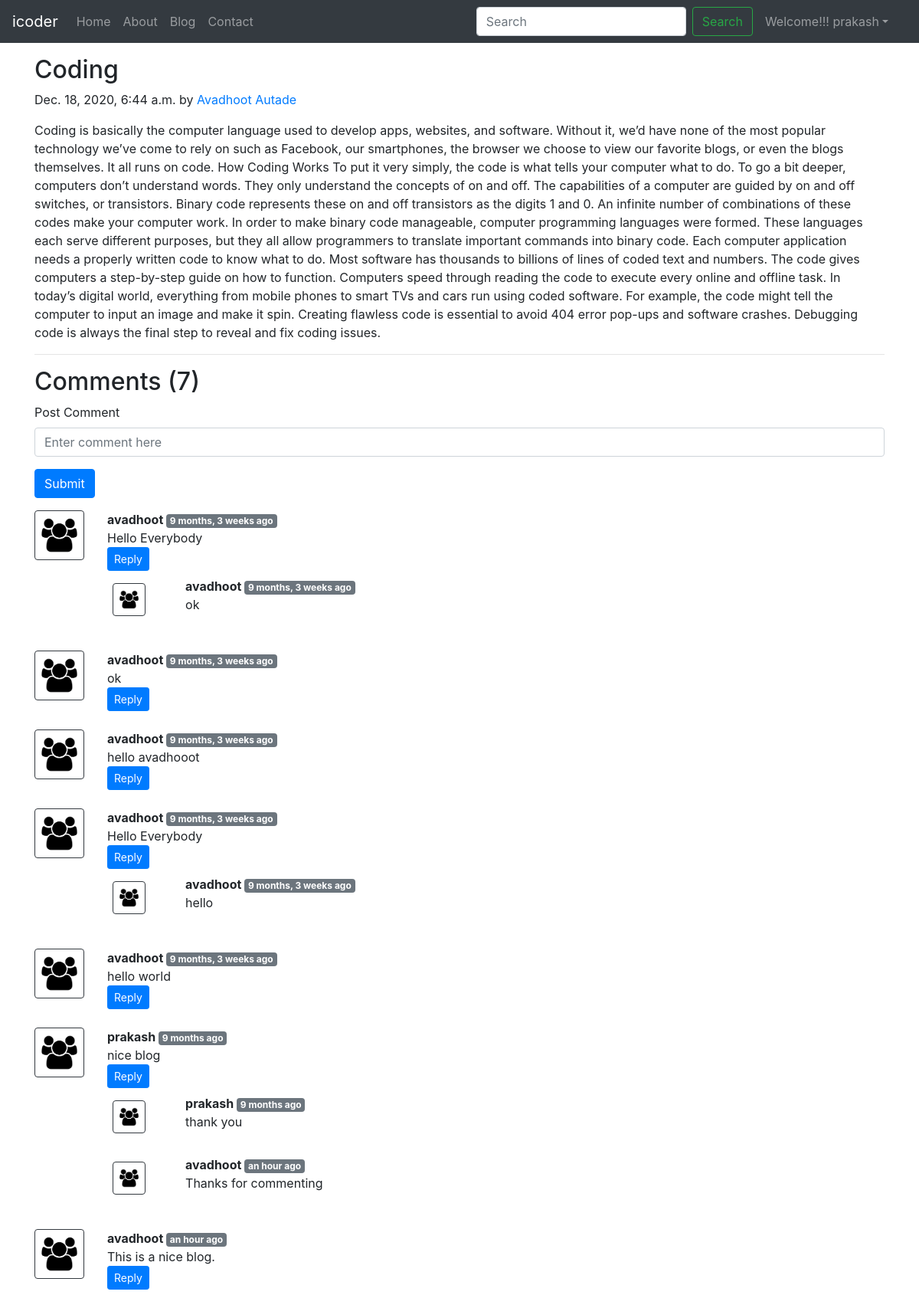
/blog/post-first (signed in), run on the app's committed database.
### blog/models.py (models this page shows, shortened)
class Post(models.Model):
    sno=models.AutoField(primary_key=True)
    title=models.CharField(max_length=255)
    author=models.CharField(max_length=40)
    slug=models.CharField(max_length=130)
    timeStamp=models.DateTimeField(blank=True)
    content=models.TextField()

class BlogComment(models.Model):
    sno=models.AutoField(primary_key=True)
    comment=models.TextField()
    user=models.ForeignKey(User,on_delete=models.CASCADE)
    post=models.ForeignKey(Post,on_delete=models.CASCADE)
    parent=models.ForeignKey('self',on_delete=models.CASCADE, null=True)
    timestamp=models.DateTimeField(default=now)

### blog/views.py (the view)
# urls.py: path('<str:slug>', views.blogPost, name="blogPost"),
def blogPost(request, slug):
    post=Post.objects.filter(slug=slug).first()
    comments= BlogComment.objects.filter(post=post, parent=None)
    replies= BlogComment.objects.filter(post=post).exclude(parent=None)
    replyDict={}
    for reply in replies:
        if reply.parent.sno not in replyDict.keys():
            replyDict[reply.parent.sno]=[reply]
        else:
            replyDict[reply.parent.sno].append(reply)
    context={'post':post, 'comments': comments, 'user': request.user, 'replyDict': replyDict}
    return render(request, "blog/blogPost.html", context)

### blog/templatetags/extras.py (called while the page is built)
@register.filter(name='get_val')
def get_val(dict, key):
    return dict.get(key)

### templates/blog/blogPost.html (shortened to what this page needs)
{% extends 'base.html' %}
{% block body %}
{% load humanize %}
{% load extras %}
<div class="container my-3">
    <h2 class="blog-post-title">{{post.title}}</h2>
    <p class="blog-post-meta">{{post.timeStamp}} by <a href="/about">{{post.author}}</a></p>
    <p>{{post.content|safe}}</p>
    <hr>
</div>
<div class="container">
    <h2> Comments ({{comments.count}}) </h2>
    <div class="my-2">
        {% if user.is_authenticated %}
        <form action="/blog/postComment" method="post">
            <div class="form-group">
                <label for="exampleInputEmail1">Post Comment </label>
                <input type="text" class="form-control" name="comment" placeholder="Enter comment here">
            </div>
            <button type="submit" class="btn btn-primary">Submit</button>
        </form>
        {% else %}
        Please login to post a comment
        {% endif %}
    </div>
    {% for comment in comments %}
    <div class="row my-3">
        <div class="col-md-1  ">
            <img class="rounded mx-auto d-block w-100 border border-dark p-2" src="/static/img/user.png" alt="user">
        </div>
        <div class="col-md-11 ">
            <b> {{comment.user.username}} </b> <span class="badge badge-secondary ">{{comment.timestamp| naturaltime}}</span>
            <div>{{comment.comment}}</div>
            <div class="reply mx-0">
                {% if user.is_authenticated %}
                <button class="btn btn-sm btn-primary" type="button" data-toggle="collapse" data-target="#replyBox{{comment.sno}}" aria-expanded="false" aria-controls="replyBox{{comment.sno}}">
                    Reply
                </button>
                {% else %}
                <button class="btn btn-sm btn-primary" type="button" data-toggle="collapse" data-target="#replyBox{{comment.sno}}" aria-expanded="false" aria-controls="replyBox{{comment.sno}}">
                    Login to reply
                </button>
                {% endif %}
                <div class="replies my-2 ">
                    {% for reply in replyDict|get_val:comment.sno %}
                    <div class="row my-2">
                        <div class="col-md-1 ">
                            <img class="rounded mx-auto d-block w-75 my-2 border border-dark p-2" src="/static/img/user.png" alt="user">
                        </div>
                        <div class="col-md-11">
                            <div class="col-md-11 ">
                                <b> {{reply.user.username}} </b> <span class="badge badge-secondary ">{{reply.timestamp| naturaltime}}</span>
                                <div>{{reply.comment}}</div>
                            </div>
                            <br>
                        </div>
                    </div>
                    {% endfor %}
                </div>
            </div>
        </div>
    </div>
    {% endfor %}
</div>
{% endblock %}

### templates/base.html (shortened to what this page needs)
<!doctype html>
<html lang="en">
  <head>
    <link rel="stylesheet" href="https://cdn.jsdelivr.net/npm/bootstrap@4.5.3/dist/css/bootstrap.min.css">
  </head>
  <body>
    <nav class="navbar navbar-expand-lg navbar-dark bg-dark">
        <a class="navbar-brand" href="/">icoder</a>
        <div class="collapse navbar-collapse" id="navbarSupportedContent">
          <ul class="navbar-nav mr-auto">
            <li class="nav-item {% block homeactive %} {% endblock homeactive %}">
              <a class="nav-link" href="/">Home <span class="sr-only">(current)</span></a>
            </li>
            <li class="nav-item {% block aboutactive %} {% endblock aboutactive %}">
              <a class="nav-link" href="/about">About</a>
            </li>
             <li class="nav-item {% block blogactive %} {% endblock blogactive %}">
              <a class="nav-link" href="/blog">Blog</a>
            </li>
             <li class="nav-item {% block contactactive %} {% endblock contactactive %}">
              <a class="nav-link" href="/contact">Contact</a>
            </li>
          </ul>
          <form method='get' action='/search'class="form-inline my-2 my-lg-0">
            <input class="form-control mr-sm-2" type="search" placeholder="Search" aria-label="Search" name='query' id='query'>
            <button class="btn btn-outline-success my-2 my-sm-0" type="submit">Search</button>
            <div class="mx-2">
          {% if user.is_authenticated %}
          <ul class="navbar-nav mr-2">
<li class="nav-item dropdown">
<a class="nav-link dropdown-toggle" href='#' id="navbarDropdown" role="button" data-toggle="dropdown"> Welcome!!! {{request.user}}</a>
      </li>
      </ul>
      </div>
          {% else %}
          <button type="button" class="btn btn-danger" data-toggle="modal" data-target="#loginModal">LOG-IN</button>
          <button type="button" class="btn btn-danger" data-toggle="modal" data-target="#signupModal">SIGN-UP</button>
          {% endif %}
        </div>
      </nav>
      {% block body %}  {% endblock body %}
  </body>
</html>

### data on the page
Post: title "Coding", timeStamp "Dec. 18, 2020, 6:44 a.m.", author "Avadhoot Autade", content "Coding is basically the computer language used to develop apps, websites, and software. Without it, we’d have none of the most popular technology we’ve come to rely on such as Facebook, our smartphones, the browser we choose to view our favorite blogs, or even the blogs themselves. It all runs on code. How Coding Works To put it very simply, the code is what tells your computer what to do. To go a bit deeper, computers don’t understand words. They only understand the concepts of on and off. The capabilities of a computer are guided by on and off switches, or transistors. Binary code represents these on and off transistors as the digits 1 and 0. An infinite number of combinations of these…"
BlogComment: user.username "avadhoot", timestamp "9 months, 3 weeks ago", comment "Hello Everybody"
BlogComment: user.username "avadhoot", timestamp "9 months, 3 weeks ago", comment "ok"
BlogComment: user.username "avadhoot", timestamp "9 months, 3 weeks ago", comment "ok"
BlogComment: user.username "avadhoot", timestamp "9 months, 3 weeks ago", comment "hello avadhooot"
BlogComment: user.username "avadhoot", timestamp "9 months, 3 weeks ago", comment "Hello Everybody"
BlogComment: user.username "avadhoot", timestamp "9 months, 3 weeks ago", comment "hello"
BlogComment: user.username "avadhoot", timestamp "9 months, 3 weeks ago", comment "hello world"
BlogComment: user.username "prakash", timestamp "9 months ago", comment "nice blog"
BlogComment: user.username "prakash", timestamp "9 months ago", comment "thank you"
BlogComment: user.username "avadhoot", timestamp "an hour ago", comment "Thanks for commenting"
BlogComment: user.username "avadhoot", timestamp "an hour ago", comment "This is a nice blog."

### other printed values
{{ request.user }} "prakash"
{{ comments.count }} "7"
